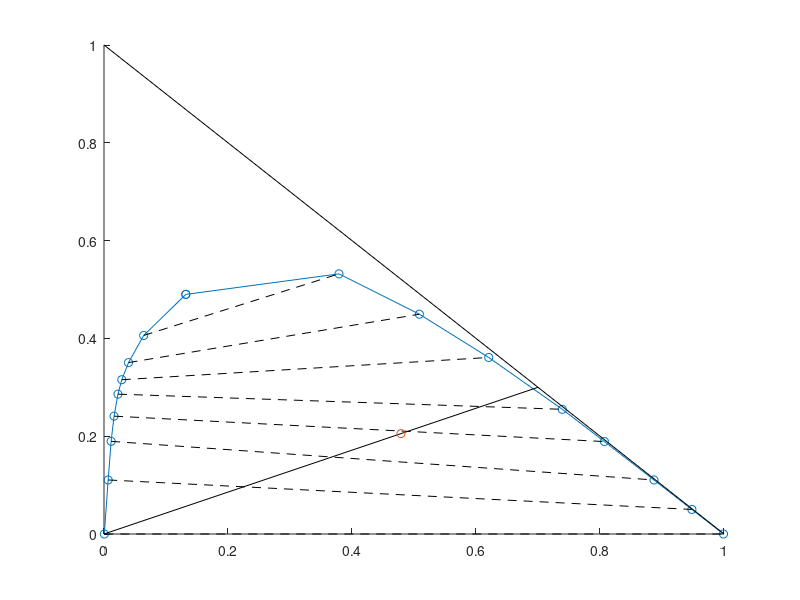

Recreate this plot in MATLAB. (Note: this script raises an error after producing the figure.)
%% Diego Alba - Separations - HW#4

%% Problem #1: Pyridine - Water - Chlorobenzene

F = 650;
xP = 0.3;
xW = 0.7;
% pure solvent
% not dilute

% equilibrium data
EqW = [0.0005 0.0067 0.0115 0.0162 0.0225 0.0287 0.0395 0.0640 0.132 0.132 0.3790 0.5087 0.6205 0.7392 0.8072 0.8871 0.9482 0.9992];
EqP = [0 0.1105 0.1895 0.2410 .2860 .3155 0.3505 0.4060 0.490 0.490 0.5320 0.4495 0.3610 0.2550 0.1890 .1105 0.0502 0];
Eq = [EqW ; EqP]';

% get Tie lines
T = reshape(Eq,length(Eq)/2,4);
T = [T(:,1) flipud(T(:,2)) T(:,3) flipud(T(:,4))];

%------------- Part A -------------%
% single mixer-settler
S = 300;

% mix
M = F + S;
xWM = F*xW/M;
xPM = F*xP/M;

figure
hold on
plot(EqW,EqP,'o-') % envelope
plot(T(:,1:2)',T(:,3:4)','k--') % tie lines
plot([1 0], [0 1],'k')
plot([0 xW],[0 xP],'k') % feed and solvent
plot(xWM,xPM,'o') % M

% M is practically in the 4th tie line 
% make an approximate tie line with slope of 4th
s = (T(4,4)-T(4,3))/(T(4,2)-T(4,1));
x01 = 1; % generate points on new tie line
y01 = x01*s - s*xWM + xPM;
x02 = 0;
y02 = x02*s - s*xWM + xPM;

inter = InterX([x02,x01; y02,y01],[EqW; EqP]); % find intersect of new tie with Eq
R1 = inter(:,2)'
EN = inter(:,1)'
plot(inter(1,:),inter(2,:))

% material balances
flows = [1 1;R1(1) EN(1)]\[M M*xWM]'

xlabel('X_W')
ylabel('X_P')
title('One Stage Pyridine - Water - Chlorobenzene')
hold off

% R1 flowrate = 551.96
% R1 composition = 0.813 water, 0.1833 pyridine, rest chlorobenzene
% EN flowrate = 398.03
% EN compostion = 0.0157 water, 0.2357 pyrdine, rest cholorbenzene

%------------- Part B -------------%
% two-stage cross flow 

% raffinate becomes feed
F = flows(1);
xW = R1(1);
xP = R1(2);

M = F + S;
xWM = F*xW/M;
xPM = F*xP/M;

figure
hold on
plot(EqW,EqP,'o-') % envelope
plot(T(:,1:2)',T(:,3:4)','k--') % tie lines
plot([1 0], [0 1],'k')
plot([0 xW],[0 xP],'k') % feed and solvent
plot(xWM,xPM,'o') % M

% M is practically in the 3th tie line 
% make an approximate tie line with slope of 3th
s = (T(3,4)-T(3,3))/(T(3,2)-T(3,1));
x01 = 1; % generate points on new tie line
y01 = x01*s - s*xWM + xPM;
x02 = 0;
y02 = x02*s - s*xWM + xPM;

inter = InterX([x02,x01; y02,y01],[EqW; EqP]); % find intersect of new tie with Eq
R1 = inter(:,2)'
EN = inter(:,1)'
plot(inter(1,:),inter(2,:))

% material balances
flows = [1 1;R1(1) EN(1)]\[M M*xWM]'

xlabel('X_W')
ylabel('X_P')
title('Two Stage Pyridine - Water - Chlorobenzene')
hold off

% R1 flowrate = 486.87
% R1 composition = 0.9142 water, 0.0838 pyridine, rest chlorobenzene
% EN flowrate = 365.08
% EN compostion = 0.01 water, 0.1654 pyrdine, rest cholorbenzene
